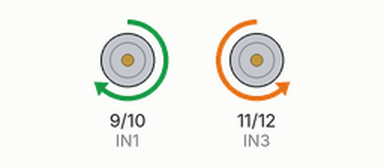
A sketch run on a simulated Arduino Uno, built with avr-gcc and run on an emulated ATmega328P. On the bench: motor-driver pin pairs drawn as motors (green arrow = first pin HIGH = forward, orange = second pin HIGH = backward, longer = more drive, scaled by the enable pin). At 22.0 s the program stops and its outputs stay as they are.

Above: at 0.1 s.
At 4.1 s:
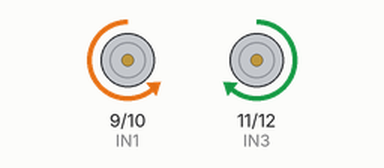
At 11.1 s:
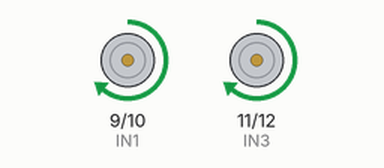
At 22.1 s:
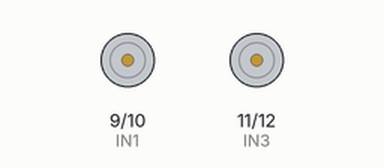
Timing chart, 0 to 23.5 s (numbered marks = the images above):
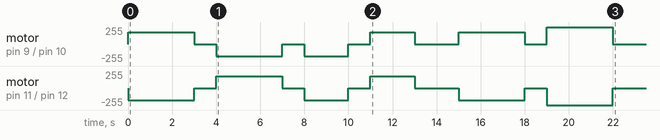

Measured:
- by itself, motor on pin 9 (IN1) / pin 10 (IN2): stopped → forward 180/255 at 0.00 s, → stopped 3.0 s later, → backward 180/255 1.0 s later, → stopped 3.0 s later, … (12 changes in this stretch)
- by itself, motor on pin 11 (IN3) / pin 12 (IN4): stopped → backward 180/255 at 0.00 s, → stopped 3.0 s later, → forward 180/255 1.0 s later, → stopped 3.0 s later, … (12 changes in this stretch)

The sketch:

working_user_sketch.ino
```cpp
//========================================
// Working standalone test code provided by user
// Arduino UNO + L298N + 2 DC Motors
//========================================

// Left Motor
const int ENA = 5;
const int IN1 = 9;
const int IN2 = 10;

// Right Motor
const int ENB = 6;
const int IN3 = 11;
const int IN4 = 12;

// Speed (0 - 255)
int motorSpeed = 180;

void setup()
{
  pinMode(ENA, OUTPUT);
  pinMode(IN1, OUTPUT);
  pinMode(IN2, OUTPUT);

  pinMode(ENB, OUTPUT);
  pinMode(IN3, OUTPUT);
  pinMode(IN4, OUTPUT);
}

void loop()
{
  // Forward
  forward();
  delay(3000);

  stopMotor();
  delay(1000);

  // Backward
  backward();
  delay(3000);

  stopMotor();
  delay(1000);

  // Left Turn
  left();
  delay(2000);

  stopMotor();
  delay(1000);

  // Right Turn
  right();
  delay(2000);

  stopMotor();
  delay(2000);

  // Slow Forward
  motorSpeed = 100;
  forward();
  delay(3000);

  stopMotor();
  delay(1000);

  // Fast Forward
  motorSpeed = 255;
  forward();
  delay(3000);

  stopMotor();
  while (1);   // End program
}

//========================
// Forward
//========================
void forward()
{
  digitalWrite(IN1, HIGH);
  digitalWrite(IN2, LOW);

  // Right motor reversed
  digitalWrite(IN3, LOW);
  digitalWrite(IN4, HIGH);

  analogWrite(ENA, motorSpeed);
  analogWrite(ENB, motorSpeed);
}

//========================
// Backward
//========================
void backward()
{
  digitalWrite(IN1, LOW);
  digitalWrite(IN2, HIGH);

  // Right motor reversed
  digitalWrite(IN3, HIGH);
  digitalWrite(IN4, LOW);

  analogWrite(ENA, motorSpeed);
  analogWrite(ENB, motorSpeed);
}

//========================
// Turn Left
//========================
void left()
{
  digitalWrite(IN1, LOW);
  digitalWrite(IN2, HIGH);

  digitalWrite(IN3, LOW);
  digitalWrite(IN4, HIGH);

  analogWrite(ENA, motorSpeed);
  analogWrite(ENB, motorSpeed);
}

//========================
// Turn Right
//========================
void right()
{
  digitalWrite(IN1, HIGH);
  digitalWrite(IN2, LOW);

  digitalWrite(IN3, HIGH);
  digitalWrite(IN4, LOW);

  analogWrite(ENA, motorSpeed);
  analogWrite(ENB, motorSpeed);
}

//========================
// Stop
//========================
void stopMotor()
{
  analogWrite(ENA, 0);
  analogWrite(ENB, 0);
}
```
